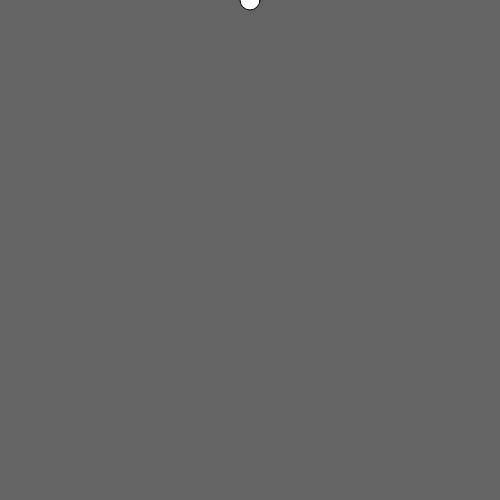
Frame 1 (no input)
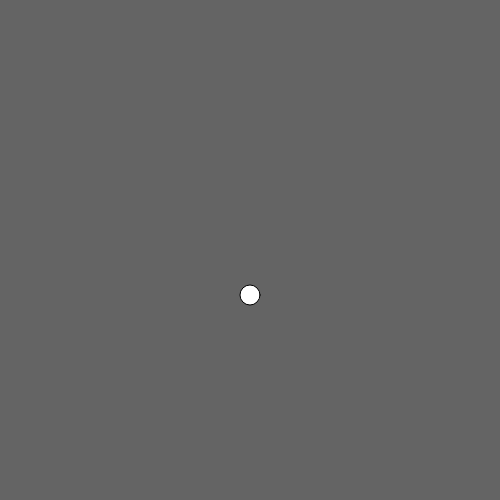
Frame 60 (no input)
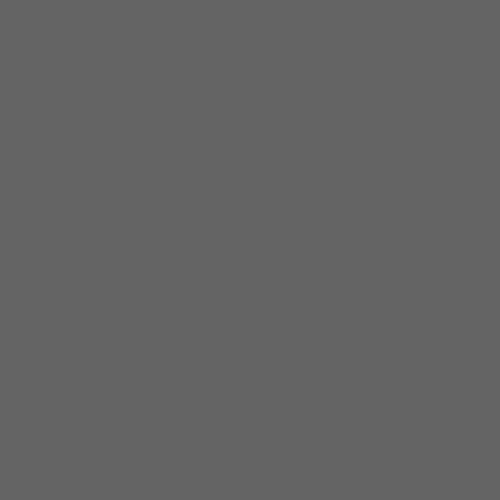
Frame 120 (the mouse pressed at the canvas centre since frame 60)

The p5.js sketch that drew these frames (run headless with seeded random() and noise() and a simulated clock; from frame 60 on, the mouse is pressed at the canvas centre):

// p5.js sketch
// ── sketch.js
var x = 0

function setup() {
  createCanvas(500, 500);
}

function draw() {
background(100);
ellipse(250, x, 20, 20);

x += 5;

if (x > height) {
  x = -500;
}

}
